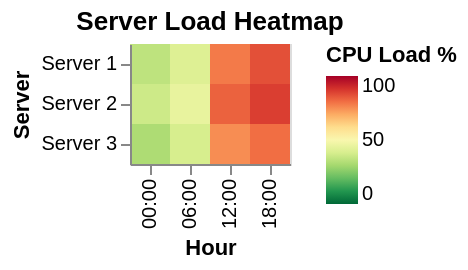

Vega-Lite specification stored for this chart:
### Vega-Lite specification from a JSON file in a GitHub repository (floating-point values rounded to 4 significant figures)
{"$schema": "https://vega.github.io/schema/vega-lite/v5.json", "description": "Server load distribution", "data": {"values": [{"server": "Server 1", "hour": "00:00", "load": 35}, {"server": "Server 1", "hour": "06:00", "load": 42}, {"server": "Server 1", "hour": "12:00", "load": 78}, {"server": "Server 1", "hour": "18:00", "load": 85}, {"server": "Server 2", "hour": "00:00", "load": 38}, {"server": "Server 2", "hour": "06:00", "load": 45}, {"server": "Server 2", "hour": "12:00", "load": 82}, {"server": "Server 2", "hour": "18:00", "load": 88}, {"server": "Server 3", "hour": "00:00", "load": 32}, {"server": "Server 3", "hour": "06:00", "load": 40}, {"server": "Server 3", "hour": "12:00", "load": 75}, {"server": "Server 3", "hour": "18:00", "load": 80}]}, "mark": "rect", "encoding": {"x": {"field": "hour", "type": "ordinal", "axis": {"title": "Hour"}}, "y": {"field": "server", "type": "ordinal", "axis": {"title": "Server"}}, "color": {"field": "load", "type": "quantitative", "scale": {"scheme": "redyellowgreen", "domain": [0, 100], "reverse": true}, "legend": {"title": "CPU Load %"}}, "tooltip": [{"field": "server", "type": "ordinal"}, {"field": "hour", "type": "ordinal"}, {"field": "load", "type": "quantitative", "title": "Load %", "format": ".0f"}]}, "title": "Server Load Heatmap"}
